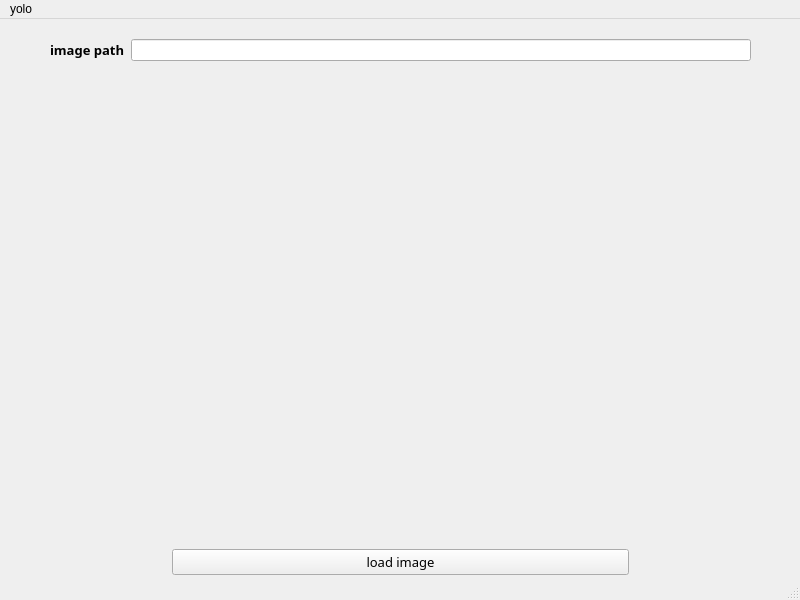
<?xml version="1.0" encoding="UTF-8"?>
<ui version="4.0">
 <class>MainWindow</class>
 <widget class="QMainWindow" name="MainWindow">
  <property name="geometry">
   <rect>
    <x>0</x>
    <y>0</y>
    <width>800</width>
    <height>600</height>
   </rect>
  </property>
  <property name="windowTitle">
   <string>MainWindow</string>
  </property>
  <widget class="QWidget" name="centralwidget">
   <widget class="QWidget" name="verticalLayoutWidget">
    <property name="geometry">
     <rect>
      <x>20</x>
      <y>10</y>
      <width>761</width>
      <height>551</height>
     </rect>
    </property>
    <layout class="QVBoxLayout" name="verticalLayout_4">
     <item>
      <layout class="QHBoxLayout" name="horizontalLayout_2" stretch="0,0">
       <property name="leftMargin">
        <number>30</number>
       </property>
       <property name="topMargin">
        <number>10</number>
       </property>
       <property name="rightMargin">
        <number>30</number>
       </property>
       <property name="bottomMargin">
        <number>10</number>
       </property>
       <item>
        <widget class="QLabel" name="label_2">
         <property name="font">
          <font>
           <family>微軟正黑體</family>
           <pointsize>10</pointsize>
           <bold>true</bold>
           <underline>false</underline>
          </font>
         </property>
         <property name="layoutDirection">
          <enum>Qt::LeftToRight</enum>
         </property>
         <property name="autoFillBackground">
          <bool>false</bool>
         </property>
         <property name="text">
          <string>image path</string>
         </property>
        </widget>
       </item>
       <item>
        <widget class="QLineEdit" name="lineEdit"/>
       </item>
      </layout>
     </item>
     <item>
      <widget class="QLabel" name="label">
       <property name="autoFillBackground">
        <bool>true</bool>
       </property>
       <property name="text">
        <string/>
       </property>
      </widget>
     </item>
     <item>
      <layout class="QHBoxLayout" name="horizontalLayout_3" stretch="1,3,1">
       <property name="bottomMargin">
        <number>5</number>
       </property>
       <item>
        <spacer name="horizontalSpacer">
         <property name="orientation">
          <enum>Qt::Horizontal</enum>
         </property>
         <property name="sizeHint" stdset="0">
          <size>
           <width>40</width>
           <height>20</height>
          </size>
         </property>
        </spacer>
       </item>
       <item>
        <widget class="QPushButton" name="pushButton">
         <property name="maximumSize">
          <size>
           <width>16777215</width>
           <height>16777215</height>
          </size>
         </property>
         <property name="font">
          <font>
           <family>微軟正黑體</family>
           <pointsize>10</pointsize>
          </font>
         </property>
         <property name="text">
          <string>load image</string>
         </property>
        </widget>
       </item>
       <item>
        <spacer name="horizontalSpacer_2">
         <property name="orientation">
          <enum>Qt::Horizontal</enum>
         </property>
         <property name="sizeHint" stdset="0">
          <size>
           <width>40</width>
           <height>20</height>
          </size>
         </property>
        </spacer>
       </item>
      </layout>
     </item>
    </layout>
   </widget>
  </widget>
  <widget class="QMenuBar" name="menubar">
   <property name="geometry">
    <rect>
     <x>0</x>
     <y>0</y>
     <width>800</width>
     <height>17</height>
    </rect>
   </property>
   <widget class="QMenu" name="menuyolo">
    <property name="title">
     <string>yolo</string>
    </property>
   </widget>
   <addaction name="menuyolo"/>
  </widget>
  <widget class="QStatusBar" name="statusbar"/>
 </widget>
 <resources/>
 <connections/>
</ui>
